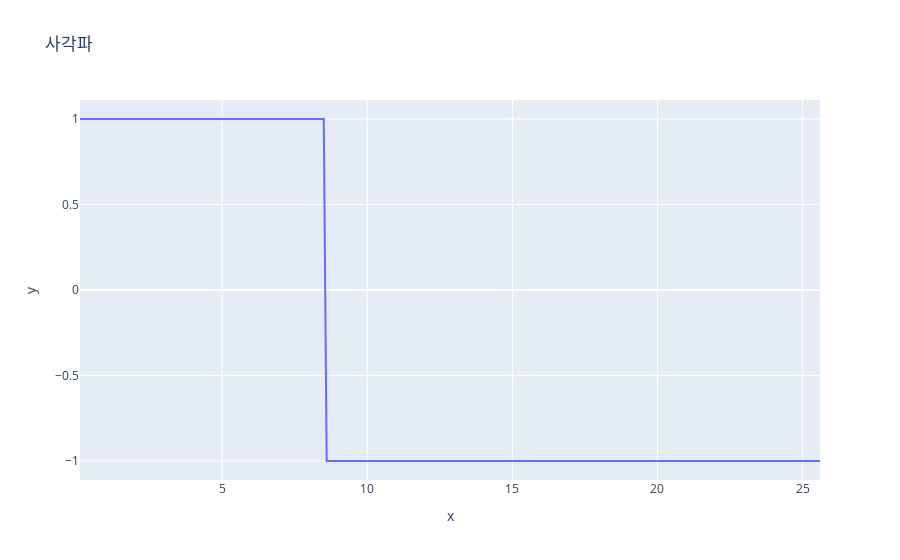

Notebook source saved alongside this figure:
### Code cell


### Figure 1 — Plotly figure (JSON) as saved in the notebook; plotly's stock layout.template omitted (floating-point values rounded to 4 significant figures; data arrays with more than 128 entries replaced by an {"elided": "..."} marker saying what was removed)
{"data": [{"hovertemplate": "x=%{x}<br>y=%{y}<extra></extra>", "legendgroup": "", "line": {"color": "#636efa", "dash": "solid"}, "marker": {"symbol": "circle"}, "mode": "lines", "name": "", "orientation": "v", "showlegend": false, "type": "scatter", "x": {"elided": "256 float values"}, "xaxis": "x", "y": {"elided": "256 int values"}, "yaxis": "y"}], "layout": {"autosize": true, "legend": {"tracegroupgap": 0}, "title": {"text": "사각파"}, "xaxis": {"anchor": "y", "autorange": true, "domain": [0, 1], "range": [0.1, 25.6], "title": {"text": "x"}, "type": "linear"}, "yaxis": {"anchor": "x", "autorange": true, "domain": [0, 1], "range": [-1.111, 1.111], "title": {"text": "y"}, "type": "linear"}}}
